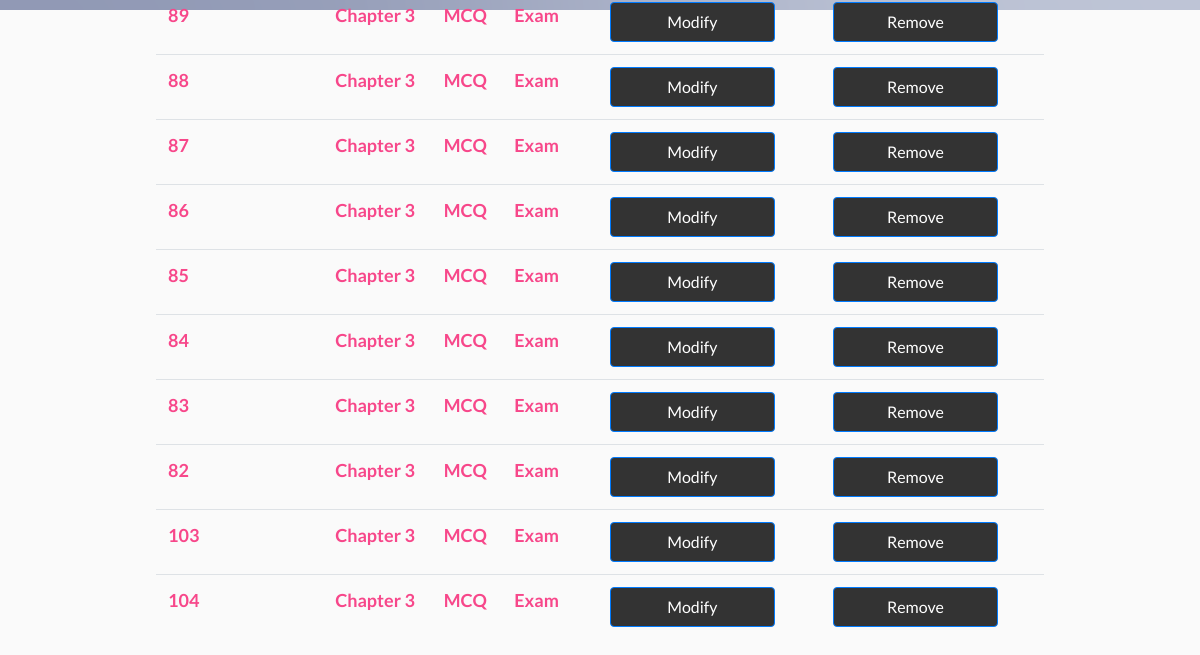
Page /website/corporate/corporate_submitted_questions.php (signed in, lower part) on the earlier database version.
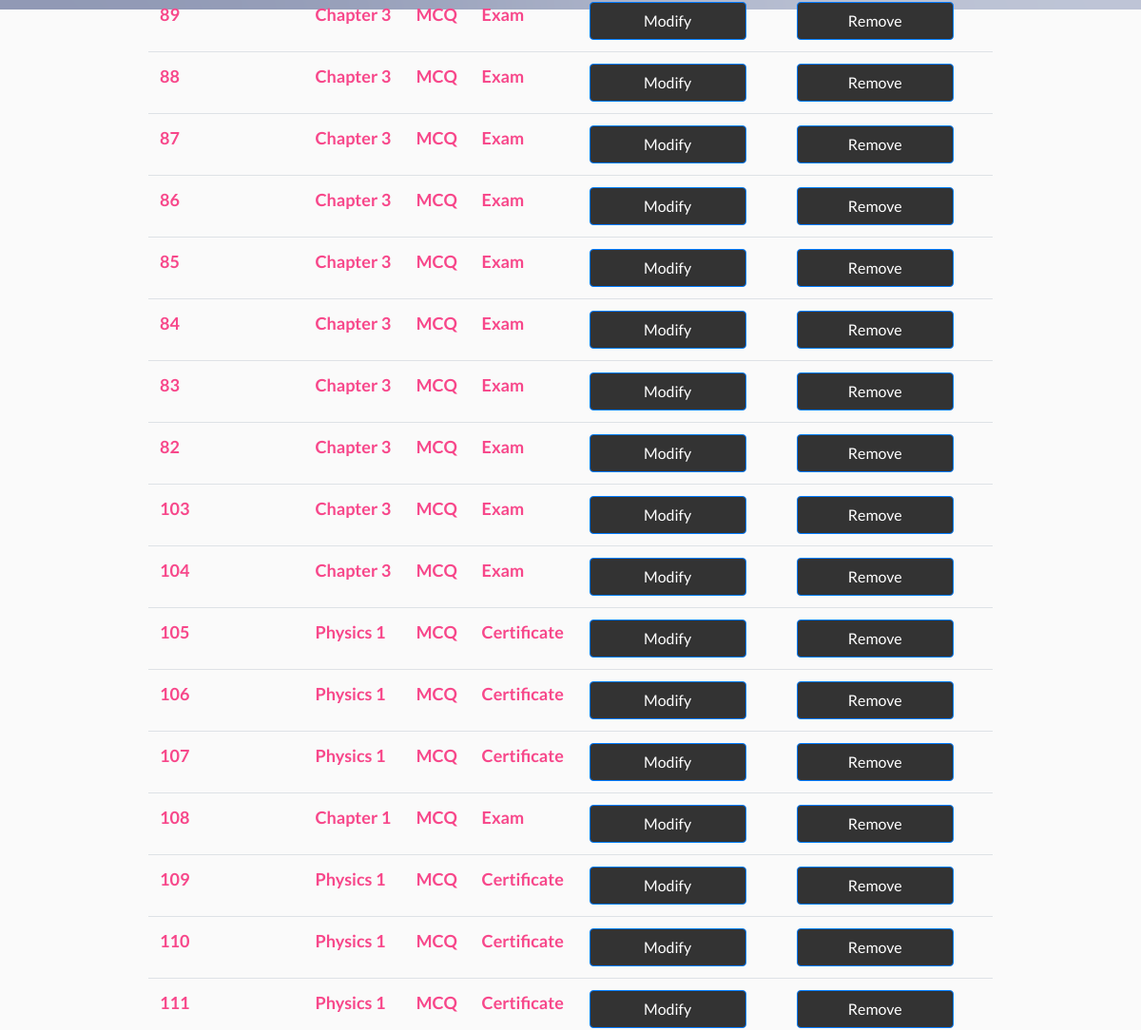
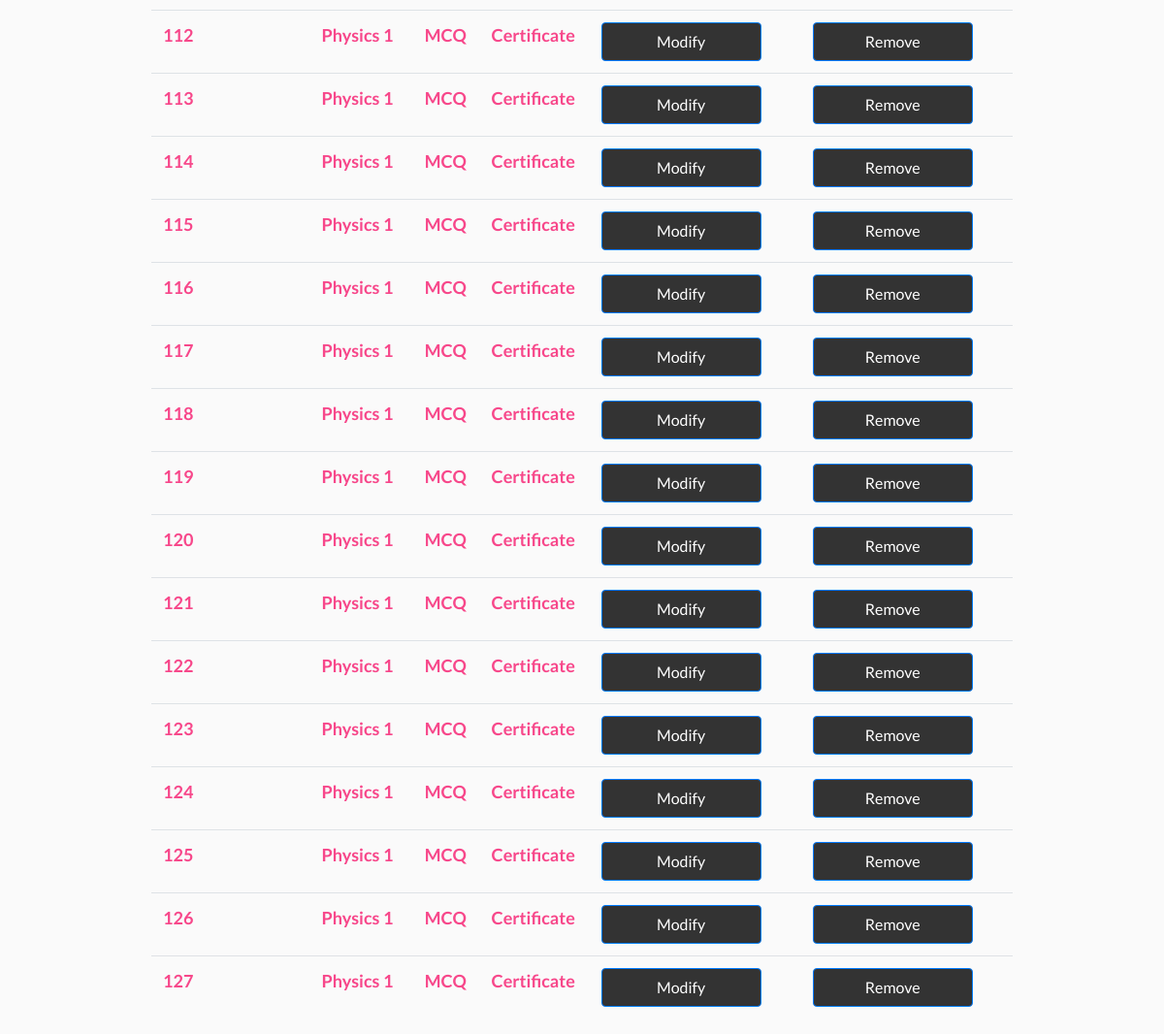
Same page on the later database version (2 pictures, top to bottom).
### tables this page shows
CREATE TABLE IF NOT EXISTS `question` (
  `Q_No` int(11) NOT NULL AUTO_INCREMENT,
  `U_ID` int(11) NOT NULL,
  `Chapter` varchar(255) NOT NULL,
  `Format` varchar(255) NOT NULL,
  `Difficulty` varchar(255) NOT NULL,
  `Mark` int(1) NOT NULL,
  `QuestionContent` text NOT NULL,
  `Image` mediumblob,
  `Imagepath` varchar(255) DEFAULT NULL,
  `A` varchar(255) NOT NULL,
  `B` varchar(255) NOT NULL,
  `C` varchar(255) NOT NULL,
  `D` varchar(255) NOT NULL,
  `TrueAnswer` varchar(255) NOT NULL,
  `Approval` int(11) DEFAULT NULL,
  PRIMARY KEY (`Q_No`)
);

### website/corporate/corporate_submitted_questions.php (the view, shortened to what this page needs)
<!DOCTYPE html>
<html>
<head>
<?php include($_SERVER["DOCUMENT_ROOT"].'/template/header.php'); ?>
</head>
<body>
<br/>
<hr/><br/>
<div class="container">
<br/><br/>
<table class="table table-hover" style="margin-left: 10%; width: 80%;">
<tbody style="color: #F7478A; font-size: 18px; font-weight: bold;">
<?php
$conn = mysqli_connect('localhost','root','','educo');
$sql = "SELECT Q_No,Approval,Chapter,Format,Difficulty FROM question";
$result = mysqli_query($conn, $sql);
while($row = mysqli_fetch_array($result))
{
  echo "<tr>";
  echo "<td>" . $row['Q_No'] . "</td>";
  echo "<td>" . $row['Approval'] . "</td>";
  echo "<td>" . $row['Chapter'] . "</td>";
  echo "<td>" . $row['Format'] . "</td>";
  echo "<td>" . $row['Difficulty'] . "</td>";
  echo "<td>";
  echo "<button class= 'btn btn-primary' style='width: 165px; height: 40px; color: white;
        background-color:#333333;' onclick=\"window.location.href='edit_question_teacher.php?id=".$row['Q_No']."'\">Modify</button></td>";
  echo "<td>";
  echo "<td>";
  echo "<button class= 'btn btn-primary' style='width: 165px; height: 40px; color: white;
        background-color:#333333;'>Remove</button></td>";
  echo "<td>";
  echo "</tr>";
  }
  echo "</table>";
?>
</div>
</body>
</html>

Differences in the rows shown:
added question: Q_No "105", Chapter "Physics 1", Format "MCQ", Difficulty "Certificate"
added question: Q_No "106", Chapter "Physics 1", Format "MCQ", Difficulty "Certificate"
added question: Q_No "107", Chapter "Physics 1", Format "MCQ", Difficulty "Certificate"
added question: Q_No "108", Chapter "Chapter 1", Format "MCQ", Difficulty "Exam"
added question: Q_No "109", Chapter "Physics 1", Format "MCQ", Difficulty "Certificate"
added question: Q_No "110", Chapter "Physics 1", Format "MCQ", Difficulty "Certificate"
added question: Q_No "111", Chapter "Physics 1", Format "MCQ", Difficulty "Certificate"
added question: Q_No "112", Chapter "Physics 1", Format "MCQ", Difficulty "Certificate"
added question: Q_No "113", Chapter "Physics 1", Format "MCQ", Difficulty "Certificate"
added question: Q_No "114", Chapter "Physics 1", Format "MCQ", Difficulty "Certificate"
added question: Q_No "115", Chapter "Physics 1", Format "MCQ", Difficulty "Certificate"
added question: Q_No "116", Chapter "Physics 1", Format "MCQ", Difficulty "Certificate"
added question: Q_No "117", Chapter "Physics 1", Format "MCQ", Difficulty "Certificate"
added question: Q_No "118", Chapter "Physics 1", Format "MCQ", Difficulty "Certificate"
added question: Q_No "119", Chapter "Physics 1", Format "MCQ", Difficulty "Certificate"
added question: Q_No "120", Chapter "Physics 1", Format "MCQ", Difficulty "Certificate"
added question: Q_No "121", Chapter "Physics 1", Format "MCQ", Difficulty "Certificate"
added question: Q_No "122", Chapter "Physics 1", Format "MCQ", Difficulty "Certificate"
added question: Q_No "123", Chapter "Physics 1", Format "MCQ", Difficulty "Certificate"
added question: Q_No "124", Chapter "Physics 1", Format "MCQ", Difficulty "Certificate"
added question: Q_No "125", Chapter "Physics 1", Format "MCQ", Difficulty "Certificate"
added question: Q_No "126", Chapter "Physics 1", Format "MCQ", Difficulty "Certificate"
added question: Q_No "127", Chapter "Physics 1", Format "MCQ", Difficulty "Certificate"
